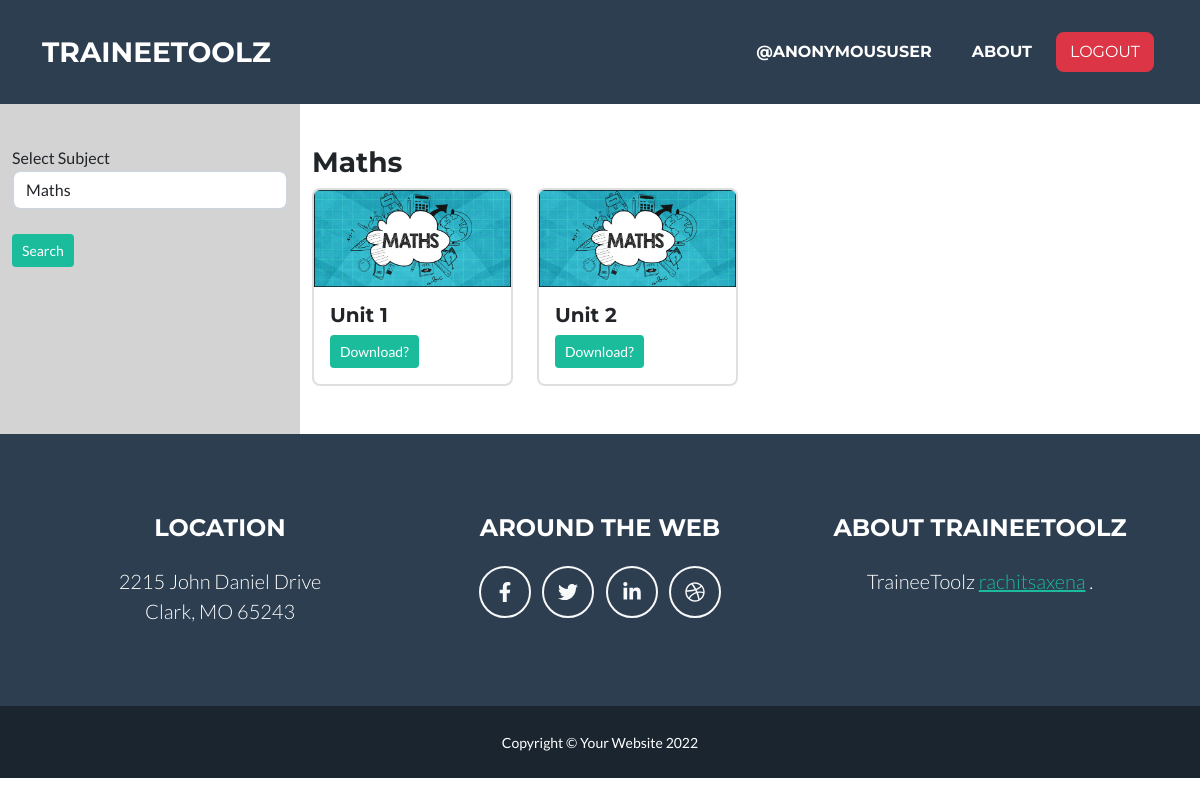
/notes/search-results, run on the app's committed database.
### notes/models.py (models this page shows, shortened)
class Subject(models.Model):
    name = models.CharField(max_length=100)
    units = models.ManyToManyField('Unit', blank=True, related_name='units')
    img = models.ImageField(null=True , blank=True)
    def __str__(self):
        return self.name

class Unit(models.Model):
    subject = models.ForeignKey(Subject , on_delete=models.CASCADE)
    unitNo = models.IntegerField(default=1)
    file = models.FileField(null=True, blank=True)
    class Meta:
        unique_together = ('unitNo','subject')

### notes/views.py (the view)
# urls.py: path('search-results', views.searchResults , name='search-subject')
def searchResults(request):
    subject = Subject.objects.all().first()
    if request.method=='POST':
        input = request.POST.get('subject')
        subject = Subject.objects.get(name=input)
        print(subject)
    params = {
        'subject':subject,
        'subjects':Subject.objects.all()
    }
    return render(request , 'notes/search-result.html', params)

### templates/notes/search-result.html (shortened to what this page needs)
{% extends 'basic.html'%}
{% block content%}
{% load static %}
<div class="container-fluid">
    <div class="row">
            <div class="col-sm-3 pt-5" style="background-color:#D3D3D3;">
                <form method="POST" action="{% url 'search-subject' %}"> {% csrf_token%}
                <div class="form-group" style="width:100%;">
                    <label for="exampleFormControlSelect1">Select Subject</label>
                    <select class="form-control" name='subject' id="exampleFormControlSelect1">
                        {% for i in subjects%}
                            <option>{{i}}</option>
                        {% endfor%}
                    </select>
                </div>
                <br>
                <button class="btn btn-sm btn-primary" type="submit">Search</button>
                </form>
            </div>
        <div class="col-sm-9 pt-5">
                <div class="row">
                        <h3>{{subject}}</h3>
                        {% for i in subject.units.all%}
                            <div class="col-sm-3 mb-5">
                                <div class="card" >
                                  <img class="card-img-top" src="{{subject.img.url}}" alt="Card image cap">
                                  <div class="card-body">
                                    <h5 class="card-title">Unit {{i.unitNo}}</h5>
                                    <a href="{{i.file.url}}" class="btn btn-primary btn-sm">Download?</a>
                                  </div>
                                </div>
                            </div>
                        {% endfor %}
                </div>
        </div>
    </div>
</div>
{% endblock content%}

### data on the page
Subject: name "Maths"
Unit: img (picture), unitNo "1"
Unit: img (picture), unitNo "2"

### other printed values
{{ user }} "ANONYMOUSUSER"
form field subject "Maths"
